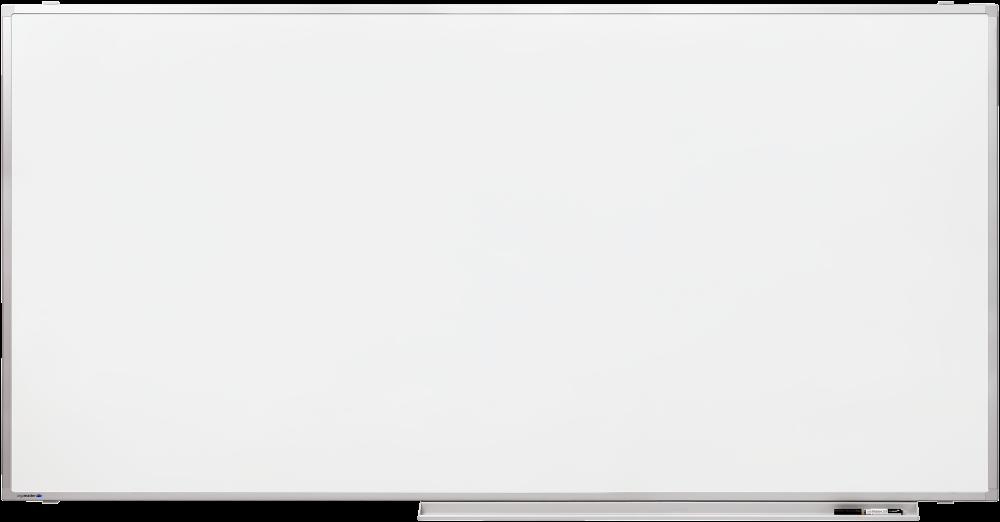
#> input picture Datas/Images/whiteBoard.png, 1000 x 522 px
$ python main.py
#> lines starting #> are read from the running program, lines starting #| are printed output that depends on the picture
import cv2
from pathlib import Path

project_root = Path(__file__).resolve().parents[4]
imagePath = project_root / "Datas" / "Images" / "whiteBoard.png"
vidoePath = project_root / "Datas" / "Vidoes" / "Tomatos.mp4"

image = cv2.imread(imagePath)
#> image is the input picture: shape (522, 1000, 3); mean B, G, R 229.5, 229.5, 229.5
print(image.shape)
#| (522, 1000, 3)

# Line First Cordinates Second Color Third Thickness
cv2.line(image, (0, 0), (1000, 500), (255, 0, 0), 5)

# Rectangle Negative Value For Thickness Will Result In Filling It
cv2.rectangle(image, (0, 250), (200, 500), (0, 0, 255), 5)

# Cricle
cv2.circle(image, (800, 200), 100, (0, 255, 0), -1)

# Text
cv2.putText(image, "Hello World !", (400, 400), cv2.FONT_HERSHEY_COMPLEX, 1, (255, 255, 0), 3)
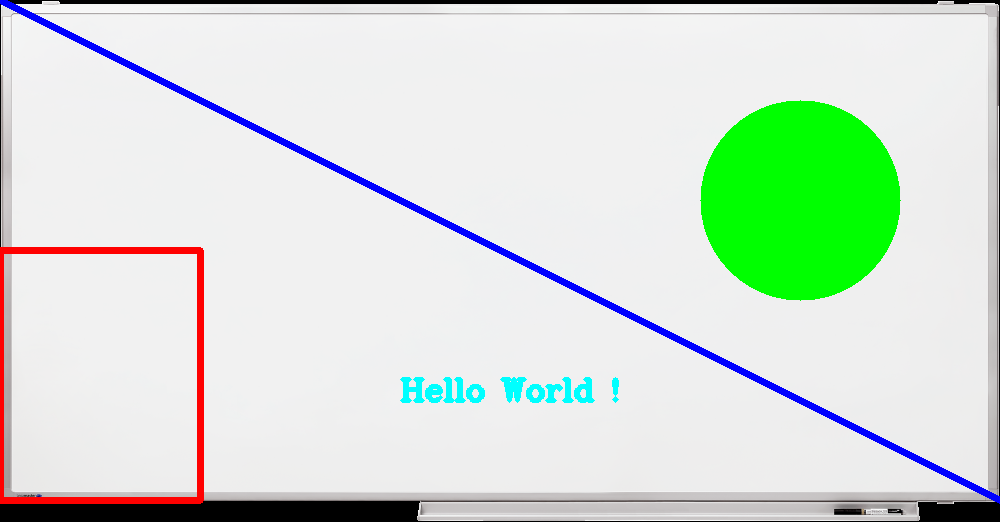
#> image: shape (522, 1000, 3); mean B, G, R 213.5, 225.1, 211.2

cv2.imshow("img", image)
cv2.waitKey(0)
